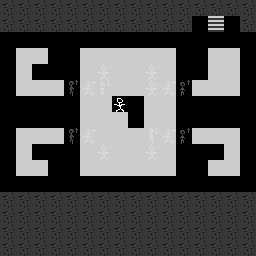

A level layout from a 2D game, rendered from its tile map. Below: a short description, then the map file with tile-grid data replaced by summaries:
An orthogonal 16x16 tile map with 16x16 px tiles, 2 tile layers (base, wires).

<map version="1.0" orientation="orthogonal" renderorder="right-down" width="16" height="16" tilewidth="16" tileheight="16" nextobjectid="2">
 <tileset firstgid="1" name="tileset" tilewidth="16" tileheight="16" tilecount="100" columns="10">
  <image source="../images/tileset.png" width="160" height="160" />
 </tileset>
 <layer name="base" width="16" height="16">
  <data>[256 cells, 256 non-empty, 22 distinct tile ids]</data>
 </layer>
 <layer name="wires" width="16" height="16" opacity="0.3">
  <data>[256 cells, 16 non-empty, 8 distinct tile ids]</data>
 </layer>
</map>